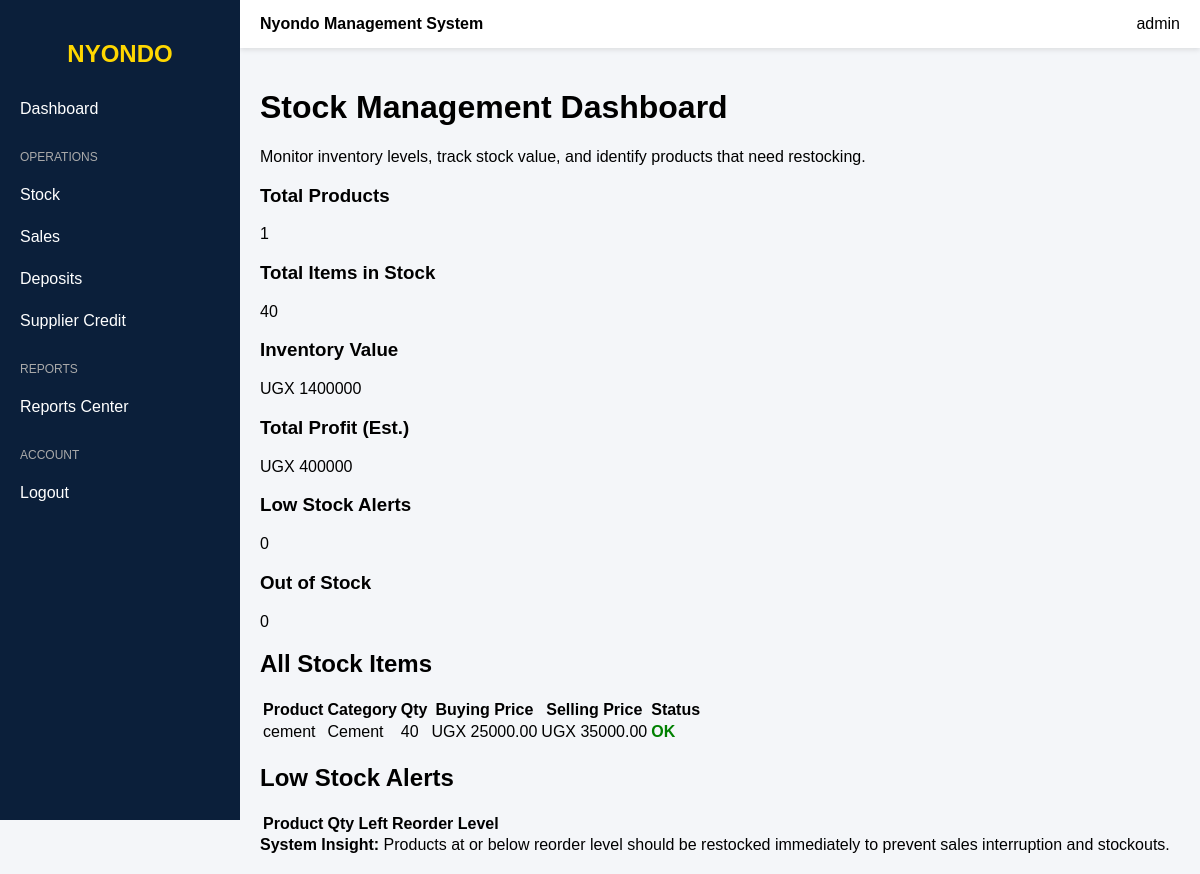
Page /stock_dashboard/ (signed in) on the committed database.
### nyondo_app/models.py (models this page shows, shortened)
class Stock(models.Model):
    CATEGORY_CHOICES = [
        ("Cement", "Cement"),
        ("Iron Bars", "Iron Bars"),
        ("Nails", "Nails"),
        ("Iron Sheets", "Iron Sheets"),
        ("Wire Mesh", "Wire Mesh"),
        ("Barbed Wire", "Barbed Wire"),
        ("Wheelbarrows", "Wheelbarrows"),
        ("Other", "Other"),
    ]
    product_name = models.CharField(max_length=100)
    category = models.CharField(max_length=50, choices=CATEGORY_CHOICES)
    quantity = models.PositiveIntegerField()
    reorder_level = models.PositiveIntegerField(default=5)
    buying_price = models.DecimalField(max_digits=12, decimal_places=2)
    selling_price = models.DecimalField(max_digits=12, decimal_places=2)
    supplier_name = models.CharField(max_length=100)
    description = models.TextField(blank=True, null=True)
    date_added = models.DateTimeField(auto_now_add=True)
    updated_at = models.DateTimeField(auto_now=True)

### nyondo_app/views.py (the view)
# urls.py: path('stock_dashboard/', views.stock_dashboard, name='stock_dashboard'),
@login_required
def stock_dashboard(request):
    stock_products = Stock.objects.all()
    total_products = Stock.objects.count()
    total_stock_items = Stock.objects.aggregate(
        total=Sum("quantity")
    )["total"] or 0
    inventory_value = Stock.objects.aggregate(
        total=Sum(F("quantity") * F("selling_price"))
    )["total"] or 0
    low_stock = Stock.objects.filter(quantity__lte=10).count()
    out_of_stock = Stock.objects.filter(quantity=0).count()
    total_profit = Stock.objects.aggregate(
        total=Sum(
            (F("selling_price") - F("buying_price")) * F("quantity")
        )
    )["total"] or 0
    context = {
        "stock_products": stock_products,
        "total_products": total_products,
        "total_stock_items": total_stock_items,
        "inventory_value": inventory_value,
        "low_stock": low_stock,
        "out_of_stock": out_of_stock,
        "total_profit": total_profit,
    }
    return render(request, "nyondo/stock_dashboard.html", context)

### nyondo_app/templates/nyondo/stock_dashboard.html (shortened to what this page needs)
{% extends "nyondo/base.html" %}
{% block content %}
<div class="main-content">
    <div class="header">
        <h1>Stock Management Dashboard</h1>
        <p>
            Monitor inventory levels, track stock value, and identify products that need restocking.
        </p>
    </div>
    <div class="dashboard-cards">
        <div class="card">
            <h3>Total Products</h3>
            <p>{{ total_products }}</p>
        </div>
        <div class="card">
            <h3>Total Items in Stock</h3>
            <p>{{ total_stock_items }}</p>
        </div>
        <div class="card">
            <h3>Inventory Value</h3>
            <p>UGX {{ inventory_value }}</p>
        </div>
        <div class="card">
            <h3>Total Profit (Est.)</h3>
            <p>UGX {{ total_profit }}</p>
        </div>
        <div class="card">
            <h3>Low Stock Alerts</h3>
            <p>{{ low_stock }}</p>
        </div>
        <div class="card">
            <h3>Out of Stock</h3>
            <p>{{ out_of_stock }}</p>
        </div>
    </div>
    <div class="section">
        <div class="section-box">
            <h2>All Stock Items</h2>
            <table>
                <thead>
                    <tr>
                        <th>Product</th>
                        <th>Category</th>
                        <th>Qty</th>
                        <th>Buying Price</th>
                        <th>Selling Price</th>
                        <th>Status</th>
                    </tr>
                </thead>
                <tbody>
                    {% for product in stock_products %}
                    <tr>
                        <td>{{ product.product_name }}</td>
                        <td>{{ product.category }}</td>
                        <td>{{ product.quantity }}</td>
                        <td>UGX {{ product.buying_price }}</td>
                        <td>UGX {{ product.selling_price }}</td>
                        <td>
                            {% if product.quantity == 0 %}
                                <span style="color:red;font-weight:bold;">OUT</span>
                            {% elif product.quantity <= product.reorder_level %}
                                <span style="color:orange;font-weight:bold;">LOW</span>
                            {% else %}
                                <span style="color:green;font-weight:bold;">OK</span>
                            {% endif %}
                        </td>
                    </tr>
                    {% empty %}
                    <tr>
                        <td colspan="6">No stock available</td>
                    </tr>
                    {% endfor %}
                </tbody>
            </table>
        </div>
        <div class="section-box">
            <h2>Low Stock Alerts</h2>
            <table>
                <thead>
                    <tr>
                        <th>Product</th>
                        <th>Qty Left</th>
                        <th>Reorder Level</th>
                    </tr>
                </thead>
            </table>
        </div>
    </div>
    <div class="warning">
        <strong>System Insight:</strong>
        Products at or below reorder level should be restocked immediately
        to prevent sales interruption and stockouts.
    </div>
</div>
{% endblock %}

### nyondo_app/templates/nyondo/base.html (shortened to what this page needs)
<!DOCTYPE html>
<html>
<head>
</head>
<body>
<div class="sidebar">
    <h2>NYONDO</h2>
    {% with group=user.groups.first %}
    {% if user.is_superuser %}
        <a href="{% url 'admin_dashboard' %}">Dashboard</a>
        <div class="menu-title">Operations</div>
        <a href="{% url 'stock_dashboard' %}">Stock</a>
        <a href="{% url 'sales_dashboard' %}">Sales</a>
        <a href="{% url 'deposit_list' %}">Deposits</a>
        <a href="{% url 'credit_list' %}">Supplier Credit</a>
        <div class="menu-title">Reports</div>
        <a href="{% url 'reports_home' %}">Reports Center</a>
    {% elif group and group.name == "Stock" %}
        <a href="{% url 'stock_dashboard' %}">Stock</a>
        <a href="{% url 'credit_list' %}">Supplier Credit</a>
        <div class="menu-title">Reports</div>
        <a href="{% url 'stock_report' %}">Stock Report</a>
    {% elif group and group.name == "Sales" %}
        <a href="{% url 'sales_list' %}">Sales</a>
        <a href="{% url 'add_sale' %}">Add Sale</a>
        <div class="menu-title">Reports</div>
        <a href="{% url 'sales_report' %}">Sales Report</a>
    {% endif %}
    <div class="menu-title">Account</div>
    <a href="{% url 'logout' %}">Logout</a>
    {% endwith %}
</div>
<div class="main">
    <div class="topbar">
        <div><b>Nyondo Management System</b></div>
        <div>{{ user.username }}</div>
    </div>
    <div class="container">
        {% block content %}
        {% endblock %}
    </div>
</div>
</body>
</html>

### nyondo_app/templates/nyondo/base.html (style rules this page uses)
body { margin: 0; font-family: Arial, sans-serif; display: flex; background: #f4f6f9; }
.sidebar { width: 240px; height: 100vh; background: #0b1f3a; color: white; position: fixed; padding-top: 20px; overflow-y: auto; }
.sidebar h2 { text-align: center; color: #ffd700; margin-bottom: 20px; }
.sidebar a { display: block; color: white; padding: 12px 20px; text-decoration: none; transition: 0.2s; }
.main { margin-left: 240px; width: 100%; }
.topbar { background: white; padding: 15px 20px; display: flex; justify-content: space-between; box-shadow: 0 2px 5px rgba(0,0,0,0.1); }
.container { padding: 20px; }
.menu-title { padding: 10px 20px; font-size: 12px; color: #aaa; text-transform: uppercase; margin-top: 10px; }

### rows in the picture
Stock: product_name "cement", category "Cement", quantity "40", buying_price "25000.00", selling_price "35000.00", reorder_level "OK"

### other values in the picture
{{ user.username }} "admin"
{{ total_products }} "1"
{{ total_stock_items }} "40"
{{ inventory_value }} "1400000"
{{ total_profit }} "400000"
{{ low_stock }} "0"
{{ out_of_stock }} "0"
